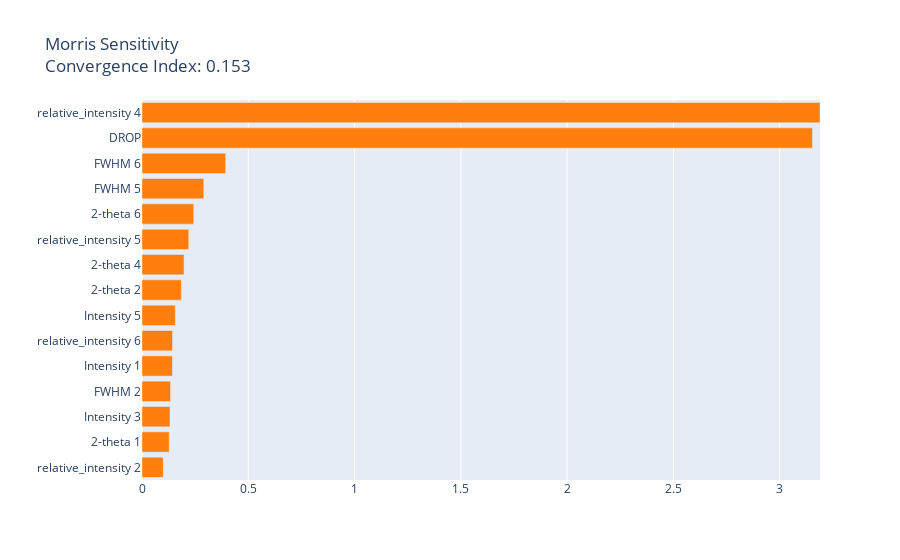

The code cell stored with this chart in its notebook:
### Markdown cell above
Permutation Feature Importance => pfi

### Code cell
interpret_model(gbr, plot='msa')

### Figure 1 — Plotly figure (JSON) as saved in the notebook; plotly's stock layout.template omitted (floating-point values rounded to 4 significant figures)
{"data": [{"marker": {"color": ["#ff7f0e", "#ff7f0e", "#ff7f0e", "#ff7f0e", "#ff7f0e", "#ff7f0e", "#ff7f0e", "#ff7f0e", "#ff7f0e", "#ff7f0e", "#ff7f0e", "#ff7f0e", "#ff7f0e", "#ff7f0e", "#ff7f0e"]}, "orientation": "h", "type": "bar", "x": [0.09987, 0.1279, 0.1319, 0.1344, 0.143, 0.1438, 0.1566, 0.1848, 0.1977, 0.2199, 0.2435, 0.2909, 0.3938, 3.155, 3.19], "y": ["relative_intensity 2", "2-theta 1", "Intensity 3", "FWHM 2", "Intensity 1", "relative_intensity 6", "Intensity 5", "2-theta 2", "2-theta 4", "relative_intensity 5", "2-theta 6", "FWHM 5", "FWHM 6", "DROP", "relative_intensity 4"]}], "layout": {"title": {"text": "Morris Sensitivity<br>Convergence Index: 0.153"}, "xaxis": {"range": [0, 3.19], "title": {"text": ""}}, "yaxis": {"automargin": true, "dtick": 1, "title": {"text": ""}}}}
